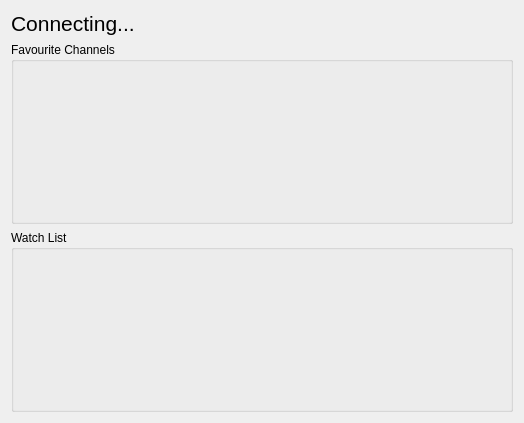
<?xml version="1.0" encoding="UTF-8"?>
<ui version="4.0">
 <class>Gui::SessionForm</class>
 <widget class="QWidget" name="Gui::SessionForm">
  <property name="geometry">
   <rect>
    <x>0</x>
    <y>0</y>
    <width>524</width>
    <height>423</height>
   </rect>
  </property>
  <property name="windowTitle">
   <string>Form</string>
  </property>
  <layout class="QVBoxLayout" name="verticalLayout_2">
   <item>
    <widget class="QLabel" name="networkNameLabel">
     <property name="sizePolicy">
      <sizepolicy hsizetype="Preferred" vsizetype="Fixed">
       <horstretch>0</horstretch>
       <verstretch>0</verstretch>
      </sizepolicy>
     </property>
     <property name="font">
      <font>
       <pointsize>16</pointsize>
      </font>
     </property>
     <property name="text">
      <string>Connecting...</string>
     </property>
    </widget>
   </item>
   <item>
    <widget class="QGroupBox" name="channelsGroupBox">
     <property name="title">
      <string>Favourite Channels</string>
     </property>
    </widget>
   </item>
   <item>
    <widget class="QGroupBox" name="watchGroupBox">
     <property name="title">
      <string>Watch List</string>
     </property>
    </widget>
   </item>
  </layout>
 </widget>
 <resources/>
 <connections/>
</ui>
